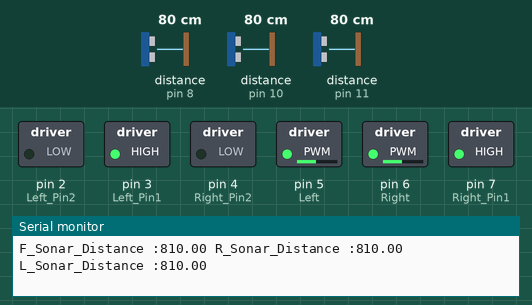
This sketch was run on a simulated Arduino Uno, built with avr-gcc and run on an emulated ATmega328P. Shown: switched loads named in the sketch (green lamp = pin HIGH), the last lines printed to the serial monitor. Inputs (shaded band) come from the test bench; at power-on: distance to the obstacle (sensors on pin 11, pin 10, pin 8) 80 cm.

Above: at 1.2 s.
1.3 s: distance to the obstacle (sensor on pin 11) set to 299 cm
At 1.8 s:
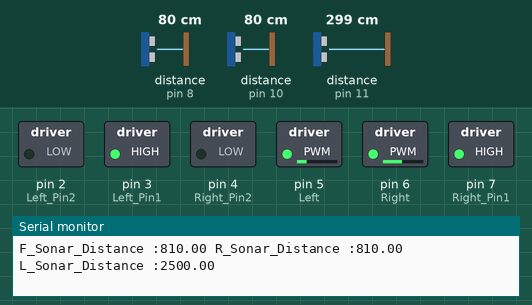
2.8 s: distance to the obstacle (sensor on pin 10) set to 250 cm
At 3.9 s:
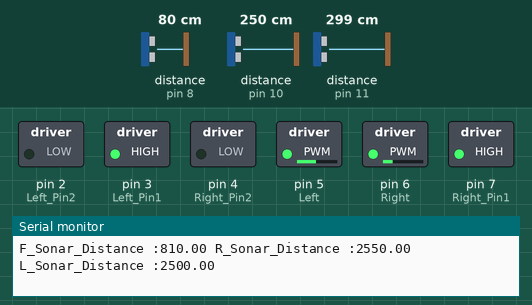
7.3 s: distance to the obstacle (sensor on pin 10) set to 60 cm
At 8.4 s:
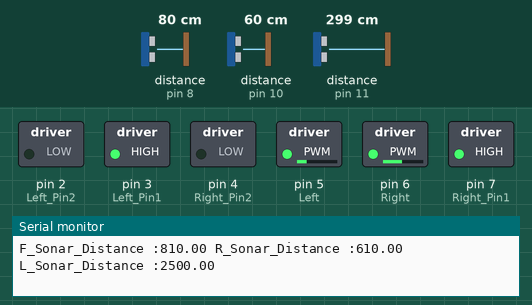
8.8 s: distance to the obstacle (sensor on pin 10) set to 299 cm
At 9.2 s:
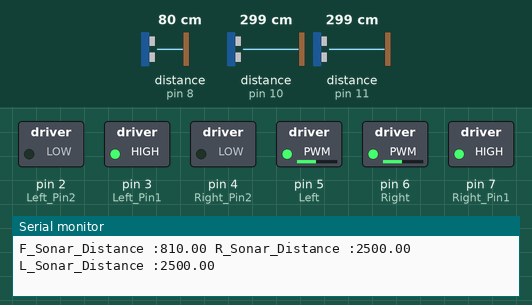
Timing chart, 0 to 11.8 s (numbered marks = the images above; inputs shaded):
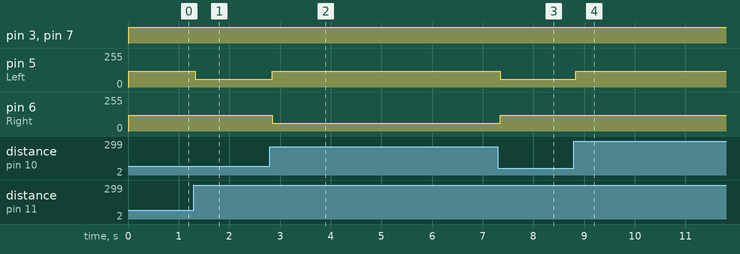

Measured:
- after the input at 1.3 s, pin 5 (Left): 120/255 → 60/255 at once
- after the input at 2.8 s, pin 5 (Left): 60/255 → 120/255 after 0.05 s; pin 6 (Right): 120/255 → 60/255 after 0.05 s
- after the input at 7.3 s, pin 5 (Left): 120/255 → 60/255 after 0.05 s; pin 6 (Right): 60/255 → 120/255 after 0.05 s
- after the input at 8.8 s, pin 5 (Left): 60/255 → 120/255 at once

The sketch:

wall_fillowing.ino
```cpp
#include <NewPing.h>

#define  Left_Pin1  3
#define  Left_Pin2  2
#define  Right_Pin1  7
#define  Right_Pin2  4

#define Left 5
#define Right 6

#define MAX_DISTANCE 250
float R_Sonar_Distance = 0.0;
float R_Sonar_Distance_old = 0.0;
float R_Sonar_Error = 0.0;
float L_Sonar_Distance = 0.0;
float L_Sonar_Distance_old = 0.0;
float L_Sonar_Error = 0.0;
float F_Sonar_Distance = 0.0;
float F_Sonar_Distance_old = 0.0;
float F_Sonar_Error = 0.0;


//NewPing을 이용하여 Sonar값 구하기, 저장하기///////////////////////////////////////////////////////////////

NewPing sonar[3] =
{
  NewPing (8, 8, MAX_DISTANCE),
  NewPing (10, 10, MAX_DISTANCE),
  NewPing (11, 11, MAX_DISTANCE),

};

////////////////////////////////////////////////////////////////////////////////////////////////////////

void read_sonar_sensor(void){

 F_Sonar_Distance = sonar[0].ping_cm() * 10;
 R_Sonar_Distance = sonar[1].ping_cm() * 10;
 L_Sonar_Distance = sonar[2].ping_cm() * 10;

 if(F_Sonar_Distance == 0) F_Sonar_Distance = MAX_DISTANCE *10.0;
 if(R_Sonar_Distance == 0) R_Sonar_Distance = MAX_DISTANCE *10.0;
 if(L_Sonar_Distance == 0) L_Sonar_Distance = MAX_DISTANCE *10.0;

 Serial.print("F_Sonar_Distance :");
 Serial.print(F_Sonar_Distance);
 Serial.print(" ");

 Serial.print("R_Sonar_Distance :");
 Serial.print(R_Sonar_Distance);
 Serial.print(" ");

 Serial.print("L_Sonar_Distance :");
 Serial.println(L_Sonar_Distance);

}

void update_sonar_old(void)
{
  F_Sonar_Distance_old = F_Sonar_Distance;  //측정된거된값을 과거에 넣는다
  R_Sonar_Distance_old = R_Sonar_Distance;  //측정된거된값을 과거에 넣는다
  L_Sonar_Distance_old = L_Sonar_Distance;  //측정된거된값을 과거에 넣는다
}

void update_sonar_error(void)
{
  F_Sonar_Error = F_Sonar_Distance - 95;  //현재 값에서 옛날 값을 뺀것
  R_Sonar_Error = R_Sonar_Distance - 95;  //현재 값에서 옛날 값을 뺀것
  L_Sonar_Error = L_Sonar_Distance - 95;  //현재 값에서 옛날 값을 뺀것
}


//모터 설정 1:전진, 2:후진, 3:우회전, 4:자회전, 5:정지///////////////////////////////////////////////////////
void motor_control(int direction, int L_spd, int R_spd){
  switch(direction){
    case 1: digitalWrite(Left_Pin1, HIGH);
            digitalWrite(Left_Pin2, LOW);
            digitalWrite(Right_Pin1, HIGH);
            digitalWrite(Right_Pin2, LOW);
            analogWrite(Left, L_spd);
            analogWrite(Right, R_spd);
            break;

    case 2: digitalWrite(Left_Pin1, LOW);
            digitalWrite(Left_Pin2, HIGH);
            digitalWrite(Right_Pin1, LOW);
            digitalWrite(Right_Pin2, HIGH);
            analogWrite(Left, L_spd);
            analogWrite(Right, R_spd);
            break;

    case 3: digitalWrite(Left_Pin1, HIGH);
            digitalWrite(Left_Pin2, LOW);
            digitalWrite(Right_Pin2, HIGH);
            digitalWrite(Right_Pin1, LOW);
            analogWrite(Left, L_spd);
            analogWrite(Right, R_spd);
            break;

    case 4: digitalWrite(Left_Pin2, HIGH);
            digitalWrite(Left_Pin1, LOW);
            digitalWrite(Right_Pin1, HIGH);
            digitalWrite(Right_Pin2, LOW);
            analogWrite(Left, L_spd);
            analogWrite(Right, R_spd);
            break;

    case 5: digitalWrite(Left_Pin1, LOW);
            digitalWrite(Left_Pin2, LOW);
            digitalWrite(Right_Pin1, LOW);
            digitalWrite(Right_Pin2, LOW);
            analogWrite(Left, L_spd);
            analogWrite(Right, R_spd);
            break;
  }
}

void setup()
{
  pinMode(Left_Pin1, OUTPUT);
  pinMode(Left_Pin2, OUTPUT);
  pinMode(Right_Pin1, OUTPUT);
  pinMode(Right_Pin2, OUTPUT);

  Serial.begin(115200);
}

void loop()
{

  read_sonar_sensor();

   if(L_Sonar_Distance > 200 && R_Sonar_Distance > 200 )
    if(L_Sonar_Distance > R_Sonar_Distance)
    {
      motor_control(1,60,120);
      //좌측으로 붙기
    }
    else if(L_Sonar_Distance < R_Sonar_Distance && L_Sonar_Distance!=0 &&  R_Sonar_Distance !=0)
    {
      motor_control(1,120,60);
      //우측으로 붙기
    }
    else if(L_Sonar_Distance == R_Sonar_Distance)
    {
      motor_control(1,120,120);
    }

}
```
